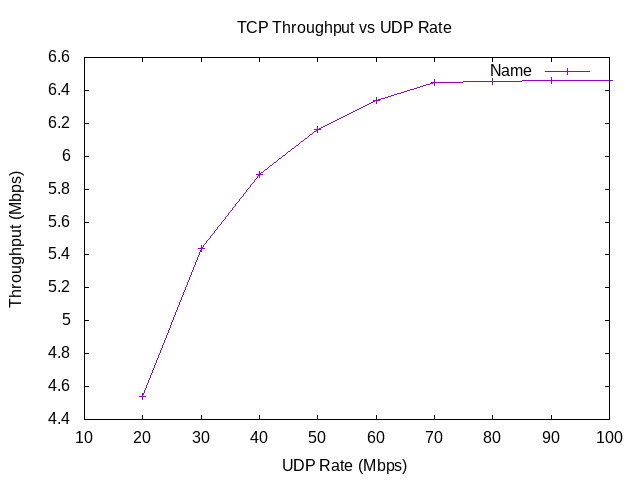

Write gnuplot code to recreate this figure.
set terminal png
set output "TCPTPvRate.png"
set title "TCP Throughput vs UDP Rate"
set xlabel "UDP Rate (Mbps)"
set ylabel "Throughput (Mbps)"

set xrange [10:100]
plot "-"  title "Name" with linespoints
20 4.54143
30 5.43905
40 5.88872
50 6.15955
60 6.3361
70 6.44757
80 6.4532
90 6.46256
100 6.46111
e
